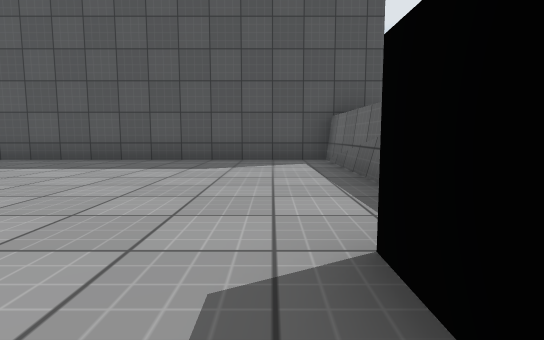
[1] (above)

20 first-person views from a walk through a 3-D level made in the Unity game engine. The camera is 0.55 m above the floor, tilts 6° down and sees 80° across. The floor is counted in squares, 1 m on a side. Each view is taken from the middle of a square. On the plan, view 1 faces up. The plan holds only what a view shows up to about 9 squares ahead; the rest is blank. The player character is not drawn. Surface patterns are stand-ins for the level's own textures.

[2]
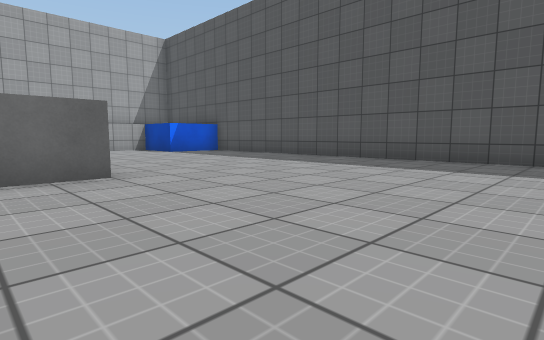

[3]
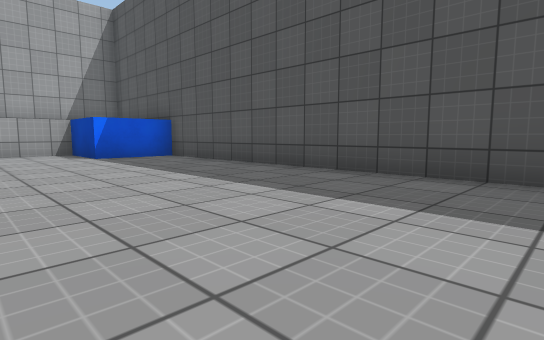

[4]
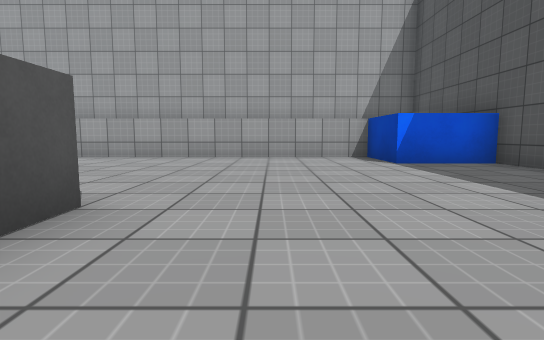

[5]
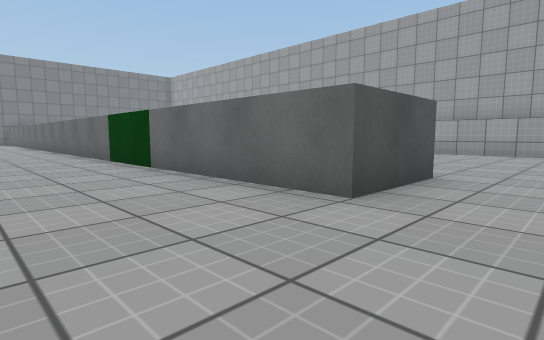

[6]
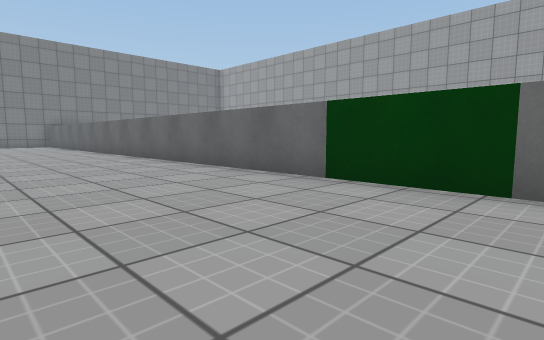

[7]
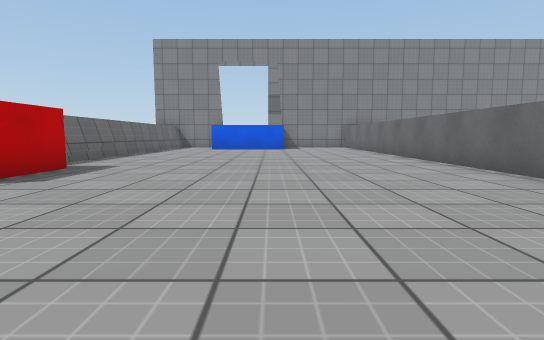

[8]
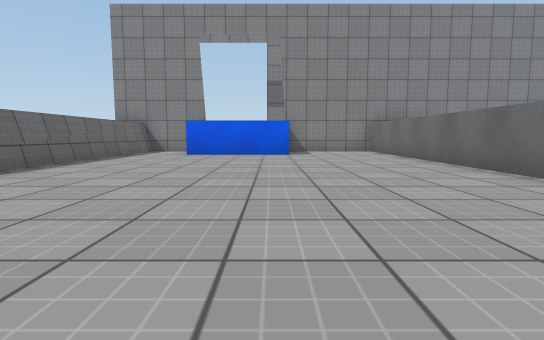

[9]
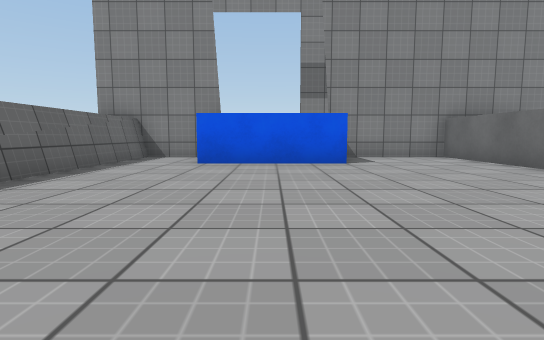

[10]
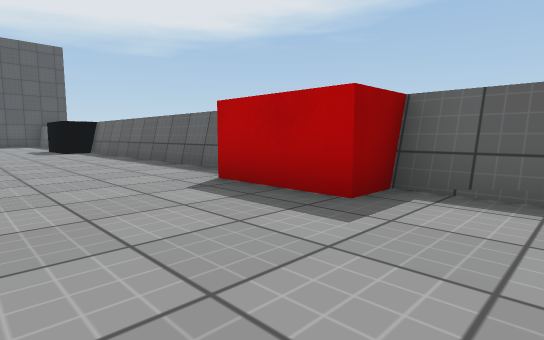

[11]
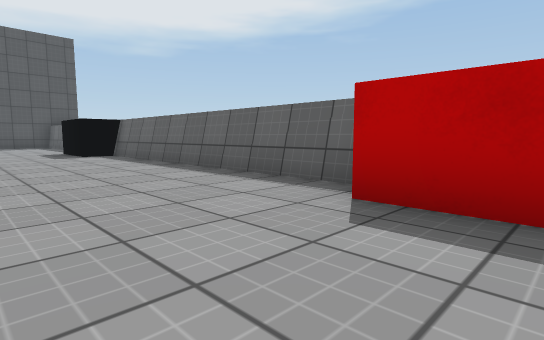

[12]
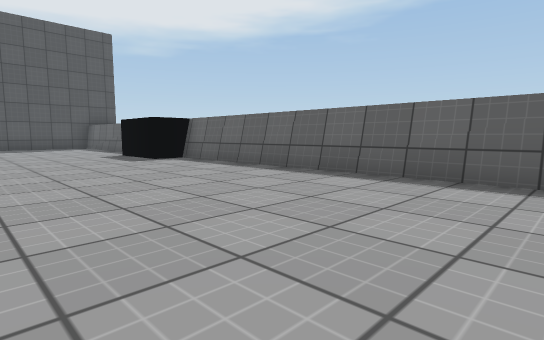

[13]
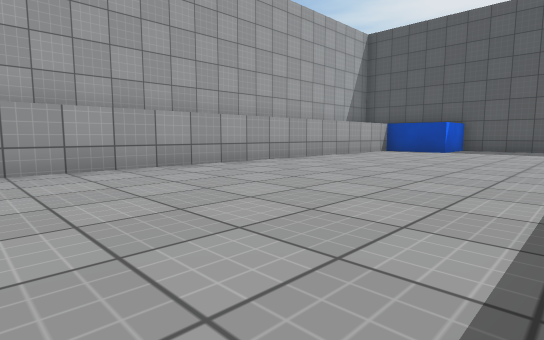

[14]
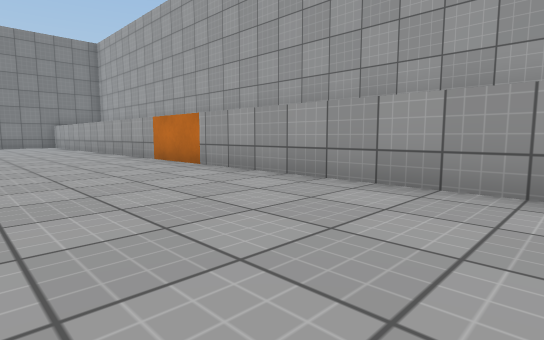

[15]
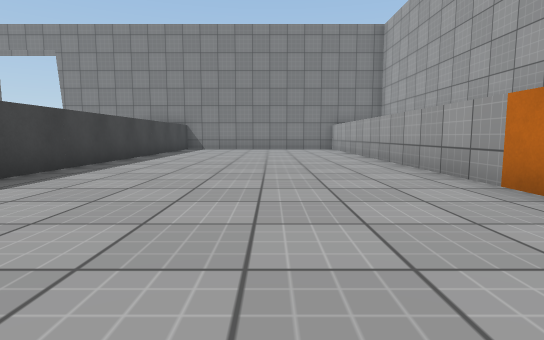

[16]
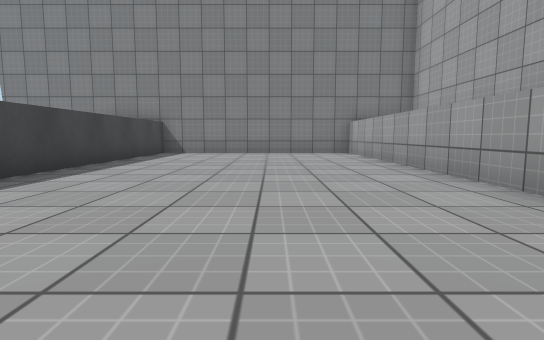

[17]
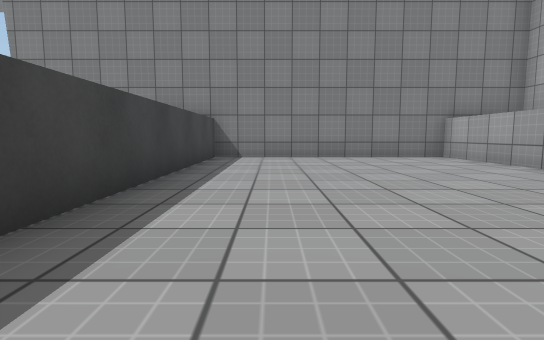

[18]
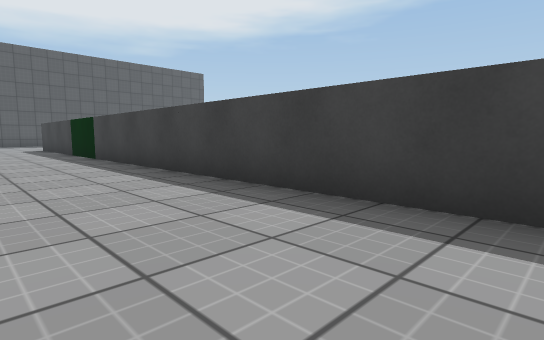

[19]
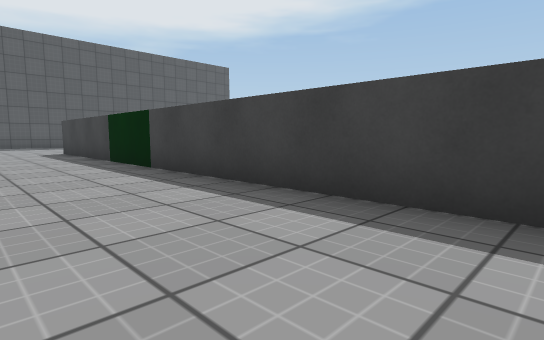

[20]
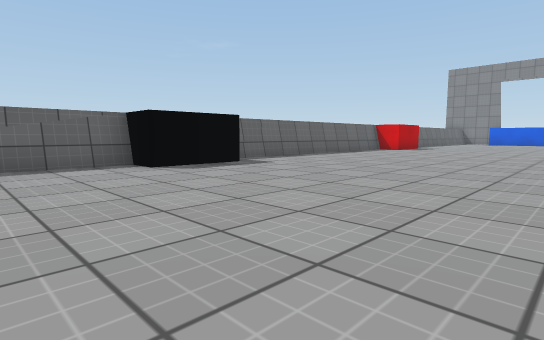

### Floor plan
Points are (right, up) in squares from view 1. A wall is a line through its corners. A room is listed if a view was taken in it or the views show most of it. See-through windows are left out.
Room 1 (views 1, 2, 3, 4, 5, 6, 7, 8, 9, 10, 11, 12, 13, 14, 15, 16, 17, 18, 19, 20)
walls: (1.4, -8) (1.4, -0.5) (0.5, -0.5) (0.5, 1.5) (1.4, 1.5) (1.4, 3.5); (-8.5, 1.5) (-6.5, 1.5) (-6.5, -20.5) (-3.9, -20.5); (1.4, 3.8) (1.4, 7.5) (-12.5, 7.5) (-12.5, 5.5) (-14.5, 5.5) (-14.5, -20.5) (-8.5, -20.5) (-8.5, 0.4); (-3.6, -18.5) (-0.5, -18.5); (-0.1, -20.5) (1.4, -20.5) (1.4, -10.5) (0.5, -10.5) (0.5, -8.5)

Positions as (right, up) in squares from view 1, and headings:
1: (0, 0), facing up
2: (-2, 0), facing up-left
3: (-4, 3), facing up-left
4: (-6, 3), facing left
5: (-4, 3), facing down-left
6: (-3, -2), facing down-left
7: (-3, -5), facing down
8: (-3, -9), facing down
9: (-2, -12), facing down
10: (-2, -12), facing up-right
11: (-2, -10), facing up-right
12: (-3, -8), facing up-right
13: (-9, -6), facing up-left
14: (-11, -3), facing down-left
15: (-12, -7), facing down
16: (-12, -10), facing down
17: (-10, -12), facing down
18: (-11, -13), facing up-right
19: (-11, -10), facing up-right
20: (-5, 4), facing down-right
